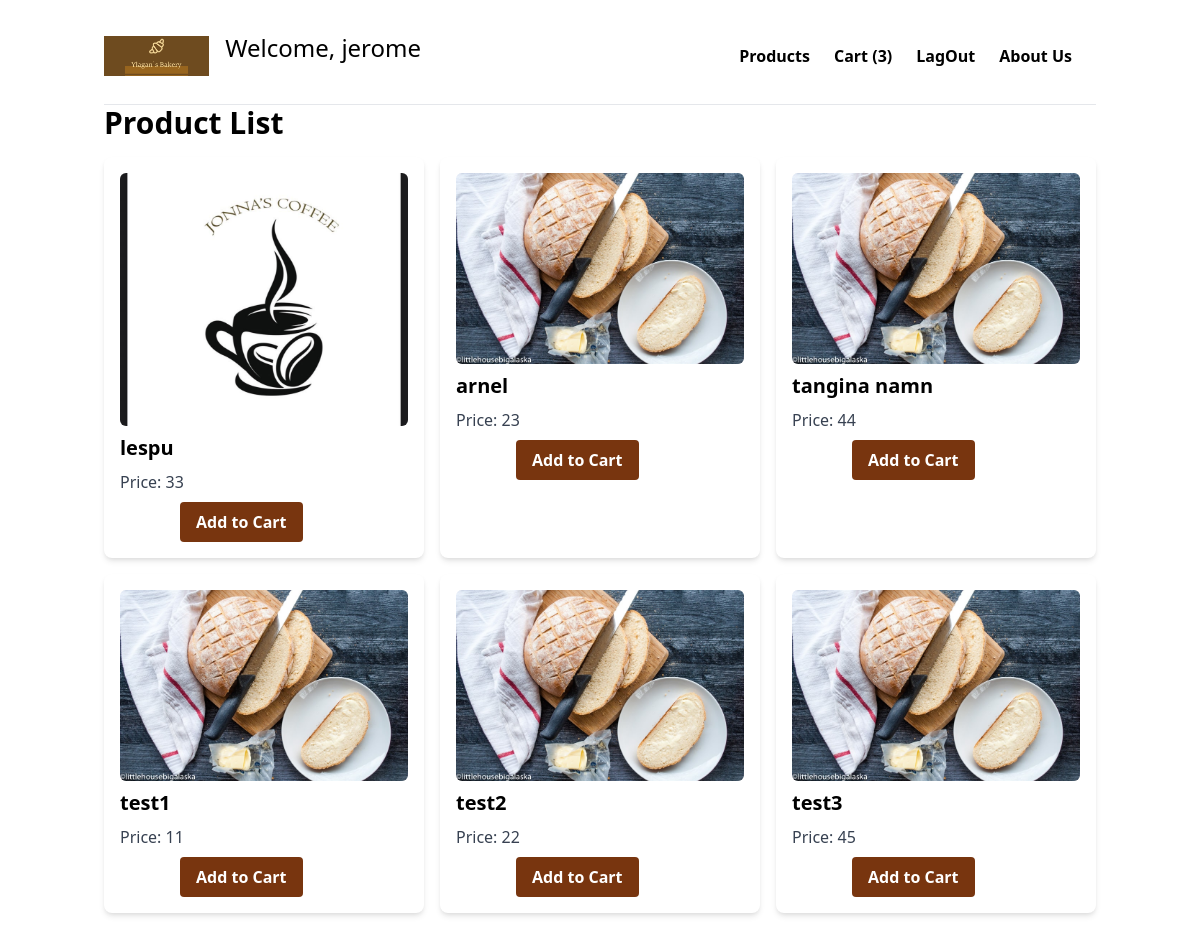
Screenshot of /users/product.php?name=jerome with the database file from the repository.
### tables this page shows
CREATE TABLE `products` (
  `id` int(11) NOT NULL,
  `name` varchar(255) NOT NULL,
  `price` int(11) NOT NULL,
  `pcs` varchar(259) NOT NULL,
  `image_path` varchar(250) NOT NULL
);

### users/product.php (the view, shortened to what this page needs)
<?php
$conn = mysqli_connect(DB_HOST, DB_USER, DB_PASS, DB_NAME);
$sql = "SELECT * FROM products";
$result = mysqli_query($conn, $sql);
$username = isset($_GET['name']) ? $_GET['name'] : '';
$count_sql = "SELECT COUNT(*) as count FROM user_cart WHERE username = ?";
$count_stmt = mysqli_prepare($conn, $count_sql);
mysqli_stmt_bind_param($count_stmt, "s", $username);
mysqli_stmt_execute($count_stmt);
$count_result = mysqli_stmt_get_result($count_stmt);
$count_row = mysqli_fetch_assoc($count_result);
$cart_count = $count_row['count'];
?>
<!DOCTYPE html>
<html lang="en">
<head>
    <link href="https://cdn.jsdelivr.net/npm/tailwindcss@2.2.19/dist/tailwind.min.css" rel="stylesheet">
</head>
<body>
    <div class="container mx-auto px-4 py-8">
        <header class="flex justify-between items-center mb-6">
            <div class="flex items-center">
                <img src="../assets/image/logo.png" alt="Logo" class="h-10 mr-4">
                <h1 class="text-2xl mb-4">Welcome, <?php echo isset($_GET['name']) ? htmlspecialchars($_GET['name']) : 'Guest'; ?></h1>
            </div>
            <nav id="nav-links" class="hidden md:flex">
                <ul class="flex flex-col md:flex-row">
                    <li class="mr-6 font-bold"><a href="product.php?name=<?= $username ?>">Products</a></li>
                    <li class="mr-6 font-bold"><a href="cart.php?name=<?= $username ?>">Cart <?php echo ($cart_count > 0) ? '(' . $cart_count . ')' : ''; ?></a></li>
                    <li class="mr-6 font-bold"><a href="lagout.php?name=<?= $username ?>">LagOut</a></li>
                   <li class="mr-6 font-bold"><a href="about.php?name=<?= $username ?>">About Us</a></li>
                </ul>
            </nav>
        </header>
        <hr>
        <h1 class="text-3xl font-bold mb-4">Product List</h1>
        <div class="grid grid-cols-1 md:grid-cols-3 gap-4">
            <?php if (mysqli_num_rows($result) > 0) : ?>
                <?php while ($row = mysqli_fetch_assoc($result)) : ?>
                    <div class="bg-white rounded-lg shadow-md p-4">
                        <img src="<?= $row['image_path']; ?>" alt="Product Image" class="w-full mb-2 rounded-md">
                        <h2 class="text-xl font-bold mb-2"><?= $row['name'] ?></h2>
                        <p class="text-gray-700">Price: <?= $row['price'] ?></p>
                        <form action="product.php?name=<?= $username ?>" method="post">
                            <button type="submit" name="add_to_cart" class="mt-2 text-white font-bold py-2 px-4 rounded">Add to Cart</button>
                        </form>
                    </div>
                <?php endwhile; ?>
            <?php else : ?>
                <p>No products found.</p>
            <?php endif; ?>
        </div>
    </div>
</body>
</html>

### users/product.php (style rules this page uses)
button { background: #78350f; margin-left: 60px; }
hr { font-style: bold; }

### rows the page displays
products: image_path (picture), name "lespu", price "33"
products: image_path (picture), name "arnel", price "23"
products: image_path (picture), name "tangina namn", price "44"
products: image_path (picture), name "test1", price "11"
products: image_path (picture), name "test2", price "22"
products: image_path (picture), name "test3", price "45"

### other values shown
$_GET['name'] "jerome"
$cart_count "3"
